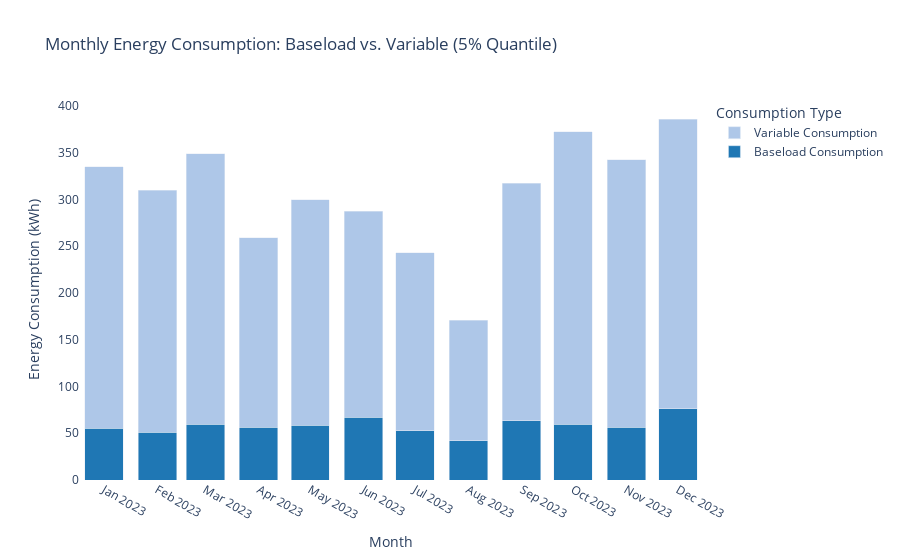

The cell this chart's notebook holds for it:
### Markdown cell above
## Key Insights
- Base load typically accounts for 20-40% of total consumption
- Higher ratios may indicate energy saving opportunities
- Analysis maintains timezone awareness throughout

### Code cell
import polars as pl
import plotly.graph_objects as go

# Assuming 'q05' is your DataFrame with the daily 5% quantile analysis results
# If not, please run the analysis cell first:
# q05 = analyze_quantile(0.05)

# --- Data Preparation ---
# 1. Filter for the last 12 full months (Year 2023)
# 2. Aggregate the daily data into monthly sums
monthly_agg = (
    q05.filter(pl.col("timestamp").dt.year() == 2023)
    .group_by_dynamic("timestamp", every="1mo", closed="left")
    .agg(
        [
            pl.sum("consumption_due_to_baseload_in_kilowatthour").alias("baseload_kwh"),
            pl.sum("consumption_not_due_to_baseload_in_kilowatthour").alias("variable_kwh"),
        ]
    )
    .sort("timestamp")
)


# --- Create the Plotly Figure ---
fig = go.Figure()

# Add the bar for Baseload Consumption
fig.add_trace(
    go.Bar(
        x=monthly_agg["timestamp"],
        y=monthly_agg["baseload_kwh"],
        name="Baseload Consumption",
        marker_color="#1f77b4",  # A nice dark blue
    )
)

# Add the bar for Variable (Non-Baseload) Consumption
fig.add_trace(
    go.Bar(
        x=monthly_agg["timestamp"],
        y=monthly_agg["variable_kwh"],
        name="Variable Consumption",
        marker_color="#aec7e8",  # A lighter blue
    )
)

# --- Customize the Layout ---
fig.update_layout(
    barmode="stack",  # This creates the stacked bar effect
    title_text="Monthly Energy Consumption: Baseload vs. Variable (5% Quantile)",
    xaxis_title="Month",
    yaxis_title="Energy Consumption (kWh)",
    xaxis=dict(
        tickformat="%b %Y",  # Format x-axis labels as 'Jan 2023'
        dtick="M1",  # Ensure a tick for every month
    ),
    legend_title_text="Consumption Type",
    plot_bgcolor="white",
)

# Show the figure in your notebook
fig.show()

### Figure 1 — Plotly figure (JSON) as saved in the notebook; plotly's stock layout.template omitted (floating-point values rounded to 4 significant figures)
{"data": [{"marker": {"color": "#1f77b4"}, "name": "Baseload Consumption", "type": "bar", "x": ["2023-01-01T00:00:00.000000", "2023-02-01T00:00:00.000000", "2023-03-01T00:00:00.000000", "2023-04-01T00:00:00.000000", "2023-05-01T00:00:00.000000", "2023-06-01T00:00:00.000000", "2023-07-01T00:00:00.000000", "2023-08-01T00:00:00.000000", "2023-09-01T00:00:00.000000", "2023-10-01T00:00:00.000000", "2023-11-01T00:00:00.000000", "2023-12-01T00:00:00.000000"], "y": [55.08, 51.17, 59.71, 56.35, 58.56, 66.91, 52.8, 41.76, 63.46, 59.41, 56.54, 76.13]}, {"marker": {"color": "#aec7e8"}, "name": "Variable Consumption", "type": "bar", "x": ["2023-01-01T00:00:00.000000", "2023-02-01T00:00:00.000000", "2023-03-01T00:00:00.000000", "2023-04-01T00:00:00.000000", "2023-05-01T00:00:00.000000", "2023-06-01T00:00:00.000000", "2023-07-01T00:00:00.000000", "2023-08-01T00:00:00.000000", "2023-09-01T00:00:00.000000", "2023-10-01T00:00:00.000000", "2023-11-01T00:00:00.000000", "2023-12-01T00:00:00.000000"], "y": [280.0, 258.9, 289.0, 202.8, 241.0, 220.5, 190.5, 129.1, 253.7, 313.2, 285.9, 309.9]}], "layout": {"barmode": "stack", "legend": {"title": {"text": "Consumption Type"}}, "plot_bgcolor": "white", "title": {"text": "Monthly Energy Consumption: Baseload vs. Variable (5% Quantile)"}, "xaxis": {"dtick": "M1", "tickformat": "%b %Y", "title": {"text": "Month"}}, "yaxis": {"title": {"text": "Energy Consumption (kWh)"}}}}
